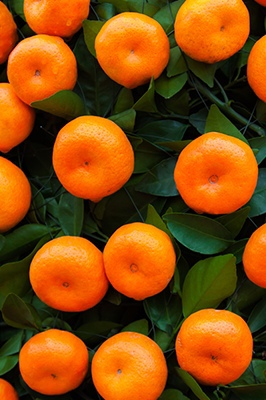
#> input picture lab6/img.jpg, 266 x 400 px
$ jupyter execute lab6.ipynb
#> lines starting #> are read from the running program, lines starting #| are printed output that depends on the picture; after the words box and inside, x2 and y2 are one past the last pixel; in counts of white or black regions, pixels touching at a corner belong together
[cell 1]
import sys

import numpy as np
import cv2 as cv
from sklearn.cluster import MeanShift, estimate_bandwidth
from sklearn.cluster import KMeans
from skimage.feature import peak_local_max
from skimage.segmentation import watershed
from skimage import data
from scipy import ndimage
import matplotlib.pyplot as plt

[cell 2]
input_image = cv.imread('img.jpg')
#> input_image is the input picture: shape (400, 266, 3); mean B, G, R 13.4, 72.6, 132.4
image = input_image
image_rgb = cv.cvtColor(input_image, cv.COLOR_BGR2RGB)
plt.imshow(image_rgb)

[cell 3]
image_hsv = cv.cvtColor(image_rgb, cv.COLOR_RGB2HSV)
#> image_hsv: shape (400, 266, 3); mean H, S, V 27.2, 213, 137.4
plt.imshow(image_hsv)

[cell 4]
import sys

import numpy as np
import cv2 as cv
from sklearn.cluster import MeanShift, estimate_bandwidth
from sklearn.cluster import KMeans
from skimage.feature import peak_local_max
from skimage.segmentation import watershed
from skimage import data
from scipy import ndimage
import matplotlib.pyplot as plt


gray =cv.cvtColor(image_hsv, cv.COLOR_RGB2GRAY)
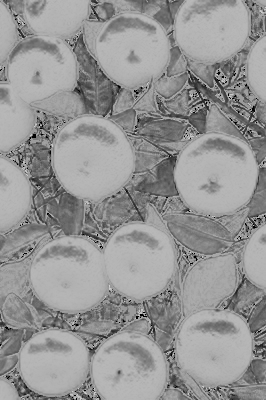
#> gray: shape (400, 266); min 0, max 207, mean 148.8
## Методы кластеризации. K-средних
# Преобразуем изображение в оттенках серого в одномерный массив
pixels = gray.reshape(-1, 1)
# Задаем число кластеров для сегментации
K = 2
# С помощью библиотеки sklearn.cluster import KMeans проводим кластеризацию по яркости
kmeans = KMeans(n_clusters=K, random_state=0)
labels = kmeans.fit_predict(pixels)
cluster_centers = kmeans.cluster_centers_
print (np.uint8(cluster_centers))
# Каждому пикселю назначаем значение из центра кластера
segments = np.uint8(cluster_centers[labels].reshape(gray.shape))
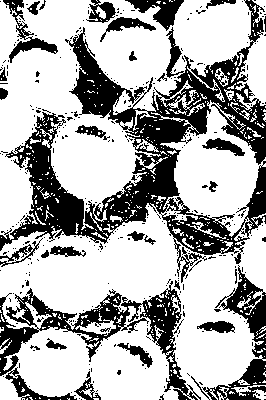
#> segments: shape (400, 266); values 107 (black) and 168 (white), 67.8% white; 337 black regions (303 under 20 px), largest, box (x1, y1, x2, y2) and area: (0, 0, 266, 283) 19938, (0, 281, 201, 400) 5828, (202, 265, 266, 400) 2512
print(segments)
#> (printed output is left out)
plt.imshow(segments, cmap='Set3')

segments[segments==107 ] = 0

result = cv.bitwise_and(image_hsv, image_hsv, mask=segments)
#> result: shape (400, 266, 3); mean H, S, V 13.3, 164.7, 118.8
# Отобразим избражения
plt.figure(figsize=(15,20))
plt.subplot(1, 3, 1)
plt.imshow(cv.cvtColor(gray, cv.COLOR_GRAY2RGB))
plt.subplot(1, 3, 3)
plt.imshow(result)
plt.show()
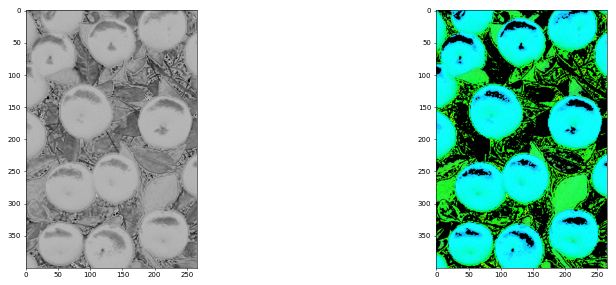
#> figure drawn by matplotlib, 2 panels

[cell 5]
rgb_result =cv.cvtColor(result, cv.COLOR_HSV2RGB)
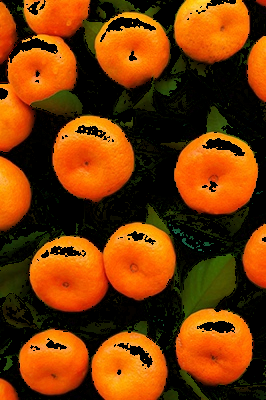
#> rgb_result: shape (400, 266, 3); mean R, G, B 117.3, 56.3, 4.9
plt.imshow(rgb_result)

[cell 6]
gray =cv.cvtColor(rgb_result, cv.COLOR_RGB2GRAY)
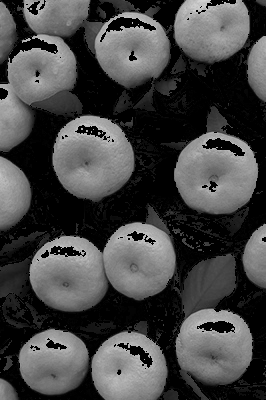
#> gray: shape (400, 266); min 0, max 211, mean 68.7
## Методы кластеризации. K-средних
# Преобразуем изображение в оттенках серого в одномерный массив
pixels = gray.reshape(-1, 1)
# Задаем число кластеров для сегментации
K = 2
# С помощью библиотеки sklearn.cluster import KMeans проводим кластеризацию по яркости
kmeans = KMeans(n_clusters=K, random_state=0)
labels = kmeans.fit_predict(pixels)
cluster_centers = kmeans.cluster_centers_
print (np.uint8(cluster_centers))
# Каждому пикселю назначаем значение из центра кластера
segments = np.uint8(cluster_centers[labels].reshape(gray.shape))
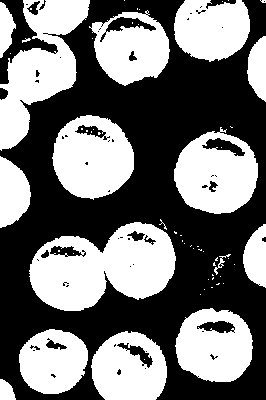
#> segments: shape (400, 266); values 12 (black) and 135 (white), 45.8% white; 60 white regions (44 under 20 px), largest, box (x1, y1, x2, y2) and area: (29, 222, 176, 311) 8494, (0, 0, 90, 151) 6423, (52, 115, 134, 200) 5046
print(segments)
#> (printed output is left out)
plt.imshow(segments, cmap='Set3')

segments[segments!=135 ] = 0

resultt = cv.bitwise_and(image_hsv, image_hsv, mask=segments)
#> resultt: shape (400, 266, 3); mean H, S, V 5.9, 111.8, 109.3
# Отобразим избражения
plt.figure(figsize=(15,20))
plt.subplot(1, 3, 1)
plt.imshow(cv.cvtColor(gray, cv.COLOR_GRAY2RGB))
plt.subplot(1, 3, 3)
plt.imshow(resultt)
plt.show()
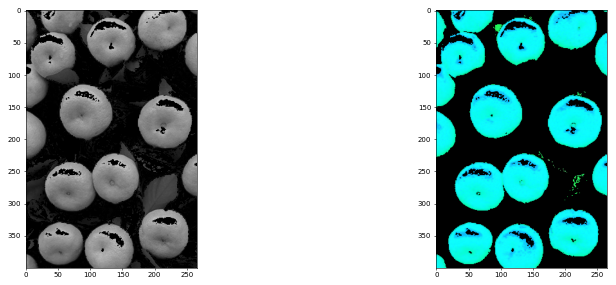
#> figure drawn by matplotlib, 2 panels

[cell 7]
rgb_result =cv.cvtColor(resultt, cv.COLOR_HSV2RGB)
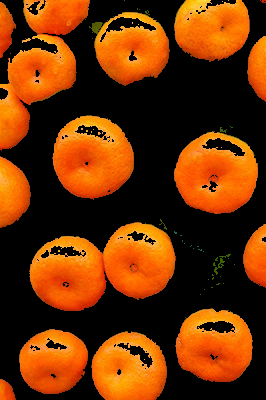
#> rgb_result: shape (400, 266, 3); mean R, G, B 109.2, 49.2, 4.3
plt.imshow(rgb_result)
